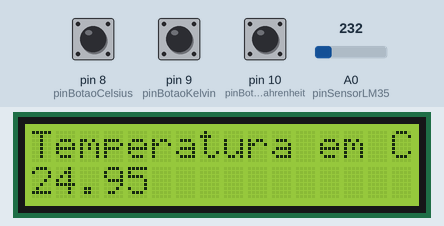
Simulated run of this sketch. Board: Arduino Uno, built with avr-gcc and run on an emulated ATmega328P. On the bench: 16×2 character LCD. The inputs (shaded band) are chosen by the test bench; at power-on: pin 9 (pinBotaoKelvin) LOW, pin 10 (pinBotaoFahrenheit) LOW, A0 (pinSensorLM35) = 232, pin 8 (pinBotaoCelsius) LOW.

Above: at 1.2 s.
1.3 s: pin 9 (pinBotaoKelvin) pulled HIGH for 0.35 s
At 2.5 s:
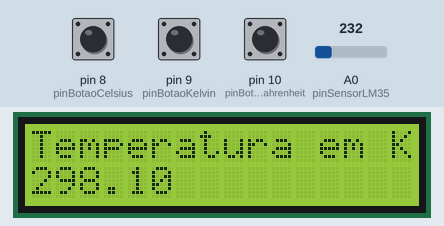
3.1 s: pin 10 (pinBotaoFahrenheit) pulled HIGH for 0.35 s
At 3.9 s:
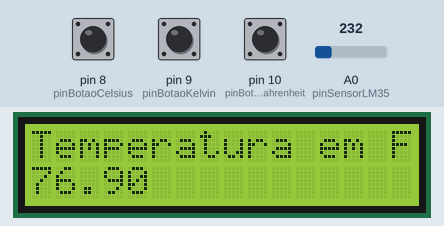
4.9 s: pin 9 (pinBotaoKelvin) pulled HIGH for 1 s
At 5.4 s:
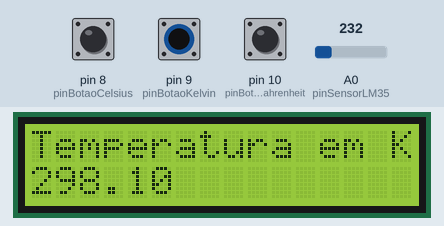
8.9 s: A0 (pinSensorLM35) set to 250
At 10.1 s:
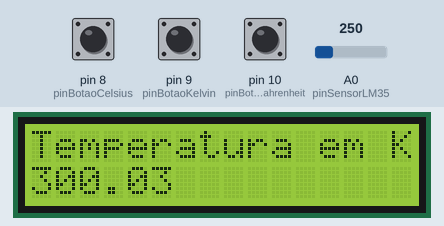
10.4 s: pin 8 (pinBotaoCelsius) pulled HIGH for 0.35 s
At 11.2 s:
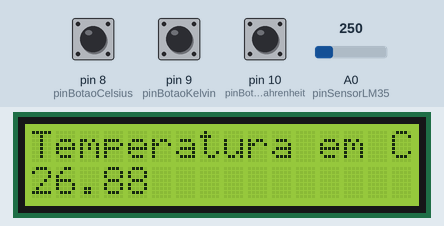
12.2 s: pin 10 (pinBotaoFahrenheit) pulled HIGH for 1 s
At 12.9 s:
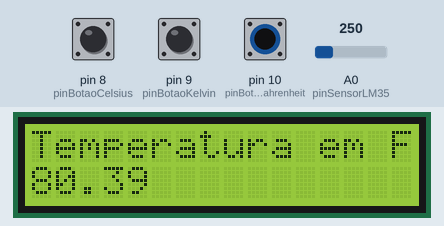
Timing chart, 0 to 15.2 s (numbered marks = the images above; inputs shaded):
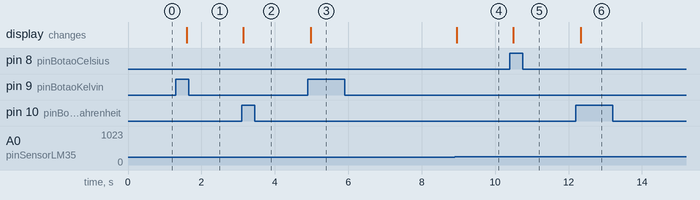

The sketch:

projeto_termometro_arduino.ino
```cpp
#include <LiquidCrystal.h>
LiquidCrystal lcd(12, 11, 5, 4, 3, 2);

const int pinBotaoCelsius = 8;
const int pinBotaoKelvin = 9;
const int pinBotaoFahrenheit = 10;

const int pinSensorLM35 = A0;
const float constanteProporcionalidade = 0.1075268817;

int flagGrau;

int estadoBotaoCelsius;
int estadoBotaoKelvin;
int estadoBotaoFahrenheit;

float adcLido;

void setup() {
  lcd.begin(16, 2);
  pinMode(pinBotaoCelsius, INPUT);
  pinMode(pinBotaoKelvin, INPUT);
  pinMode(pinBotaoFahrenheit, INPUT);
  analogReference(INTERNAL);
  flagGrau = 1;
}

void loop() {
  estadoBotaoCelsius = digitalRead(pinBotaoCelsius);
  estadoBotaoKelvin = digitalRead(pinBotaoKelvin);
  estadoBotaoFahrenheit = digitalRead(pinBotaoFahrenheit);

  adcLido = analogRead(pinSensorLM35);
  float temperatura = adcLido * constanteProporcionalidade;

  if(estadoBotaoCelsius || flagGrau == 1){
    displayTemperaturaEmCelsius(temperatura);
    flagGrau = 1;
  }
  if(estadoBotaoKelvin || flagGrau == 2){
    displayTemperaturaEmKelvin(temperatura);
    flagGrau = 2;
  }
  if(estadoBotaoFahrenheit || flagGrau == 3){
    displayTemperaturaEmFahrenheit(temperatura);
    flagGrau = 3;
  }

  delay(300);

}

int escreve(String texto, float valor){
  lcd.clear();
  lcd.setCursor(0,0);
  lcd.print(texto);
  lcd.setCursor(0,1);
  lcd.print(valor);
}

void displayTemperaturaEmCelsius(float temperaturaEmGraus){
  escreve("Temperatura em C: ", temperaturaEmGraus);
}

void displayTemperaturaEmKelvin(float temperaturaEmGraus){
  float temperaturaEmKelvin = temperaturaEmGraus + 273.15;
  escreve("Temperatura em K: ", temperaturaEmKelvin);
}

void displayTemperaturaEmFahrenheit(float temperaturaEmGraus){
  float temperaturaEmFahrenheit = (temperaturaEmGraus * 1.8) + 32;
  escreve("Temperatura em F: ", temperaturaEmFahrenheit);
}
```

Measured:
- after the input at 1.3 s, the display: changes after 0.30 s (image 1)
- after the input at 3.1 s, the display: changes at once (image 2)
- after the input at 4.9 s, the display: changes after 0.08 s (image 3)
- after the input at 8.9 s, the display: changes after 0.06 s (image 4)
- after the input at 10.4 s, the display: changes after 0.09 s (image 5)
- after the input at 12.2 s, the display: changes after 0.13 s (image 6)
